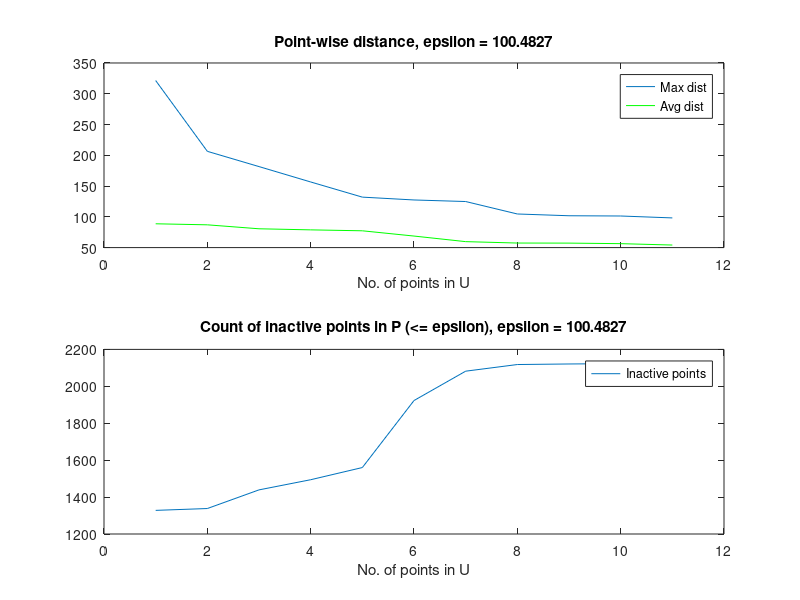

Write the MATLAB code that produced this figure.
% P = U*X
% P = d*n matrix, U = d*k matrix, X = k*n matrix
% This program plots the max distance from the subset of points (U) chosen
% using three different algorithms as a function of the size of the subset.

tic;

for iter = 1:1
    clearvars -except iter;
    % Setting Constants
    %epsilon = iter;

    % Importing data and converting to the matrix form
    P = csvread('CTG-mod.csv'); % ----- CHANGE HERE (specify file)-
    P = P'; 
    %P = P(:, 1:50);
    [d, n] = size(P);
    
    % Choosing epsilon
    closest = pdist2(P', P', 'euclidean', 'Smallest', 2);
    %epsilon = min(closest(2, :)); % Dist between closest two points
    epsilon = mean(closest(2, :)); % Avg dist between closest pair of points
    
    
    Q = P; % We will manipuate P and keep a copy of it in Q for later use

    %%%%%%%%%%%%%%%%%% ALGORITHM-1 Point-wise max distance %%%%%%%%%%%%%%%%%%%%
    % Computing columns of U 
    r = randi([1, n], 1, 1);
    U = zeros(d, n);
    U(:, 1) = P(:, r);
    %P = P(:, [(1:r-1), (r+1:end)]);
    P(:, r) = [];

    dist_array = zeros(1, n);
    [D, ~] = pdist2((U(:, 1))', P', 'euclidean', 'Smallest', 1);
    [max_dist, max_index] = max(D);
    dist_array(1) = max_dist;

    avg_dist_array = zeros(1, n);
    avg_dist_array(1) = mean(D);

    count_inactive = zeros(1, n);
    count_inactive(1) = sum(D <= epsilon) + 1;

    flag = 0;
    for i = 2:n
        if max_dist <= epsilon
            flag = 1;
            break
        else
            U(:, i) = P(:, max_index);
            P(:, max_index) = [];
            if i == n
                dist_array(i) = 0;
                avg_dist_array(i) = 0;
                count_inactive(i) = n;
            else
                [D, ~] = pdist2((U(:, 1:i))', P', 'euclidean', 'Smallest', 1);
                [max_dist, max_index] = max(D);
                dist_array(i) = max_dist;
                avg_dist_array(i) = mean(D);
                count_inactive(i) = sum(D <= epsilon) + i;
            end
        end
        fprintf('End of iteration:%d\n', i);
    end

    if flag == 1
        U = U(:, 1:(i-1));
        dist_array  = dist_array(1:(i-1));
        avg_dist_array  = avg_dist_array(1:(i-1));
        count_inactive = count_inactive(1:(i-1));
    else
        U = U(:, 1:i);
        dist_array = dist_array(1:i);
        avg_dist_array  = avg_dist_array(1:i);
        count_inactive = count_inactive(1:i);
    end

    %%% Plotting the distance as a function of the size of subset chosen
    Point_wise = figure('visible', 'off');

    subplot(2, 1, 1);
    plot(dist_array);
    title(['Point-wise distance, epsilon = ' num2str(epsilon)]);
    xlabel('No. of points in U');
    hold on;
    plot(avg_dist_array, 'green');
    legend('Max dist', 'Avg dist');
    hold off;

    subplot(2, 1, 2);
    plot(count_inactive);
    title(['Count of inactive points in P (<= epsilon), epsilon = ' num2str(epsilon)]);
    xlabel('No. of points in U');
    legend('Inactive points');
    display(iter);
    % ------ CHANGE HERE(specify directory)-----------
    saveas(Point_wise, ['Output-CTG\Point-wise\point_wise' num2str(iter) '_epsilon=' num2str(epsilon) '.jpg']); 
    
    % ------ Computing sparsity coeff and cost and storing results --------
    C = avg_dist_array(end);
    k = size(U, 2);
    sparsity_level = 1; % Since this is the point-wise algorithm
    sparsity_coeff = (k + (n-k)*sparsity_level)/(n*k);
    output = [n, d, epsilon, k, sparsity_level, sparsity_coeff, C];
    % ------ CHANGE HERE(specify directory)-----------
    dlmwrite('Output-CTG\Point-wise\savings.csv', output, '-append');
    
%     % Evaluate X using matrix multiplication
%     P = Q; % Since P was changed in computing U, we need to reaasign
%     c = 0.1;
%     U = U + c*eye(size(U));
%     X = U\P;
% 
%     % Cost (Frobenius norm) ||P - U*X||^2 
%     C = norm((P - U*X), 'fro');
% 
%     % Sparsity
%     nonzero_count = sum(sum(abs(X) > 1e-5));
%     sparsity_coeff = nonzero_count/numel(X);
% 
%     % % Output
%     % fprintf('No. of points(n): %d\t', n);
%     % fprintf('No. of dimensions(d): %d\n', d);
%     % fprintf('No. of clusters(k): %d\n', size(U, 2));
%     % fprintf('Cost ||P - UX||: %3.3f\n', C);
%     % fprintf('Sparsity: %3.3f\n', sparsity_coeff);
% 
%     % Output - saved in csv file
%     output = [n, d, r, size(U, 2), C, sparsity_coeff, epsilon];
%     % ------ CHANGE HERE(specify directory)-----------
%     dlmwrite('Output-iono\Max_avg_inactive\Point-wise\results_point.csv', output, '-append');
end


toc;